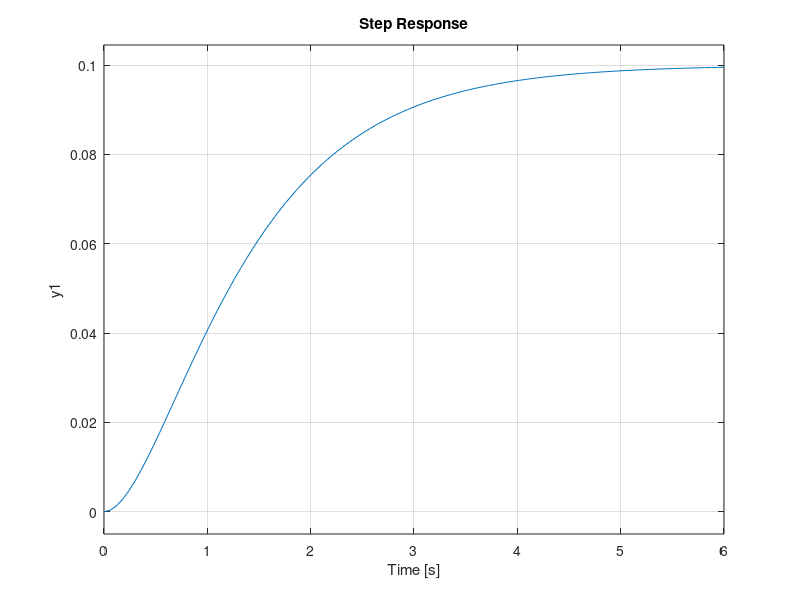

Write the MATLAB code that produced this figure.
clear all,
clc,
clf

% Q2

s = tf('s');

J = 0.099;
b = 0.1;
K = 0.01;
R = 1;
L = 0.49;

G_OL = K/((R+s*L)*(J*s+b));

%PASOKH PELE OPEN LOOP
step(G_OL)
